Frame 1 (no input): blank canvas, image omitted
Frame 60 (the mouse pressed at the canvas centre just before this capture): blank canvas, image omitted
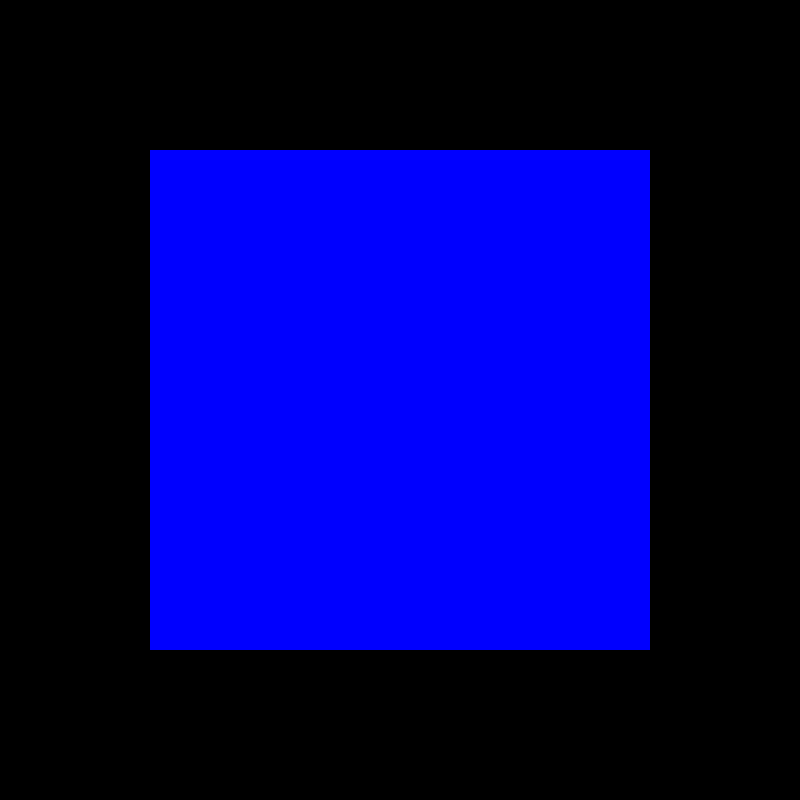
Frame 120 (the mouse held since frame 60 and released just before this capture)

The Processing sketch whose frames 1 and 60 were blank and that drew this single picture after the mouse press (run headless with seeded random() and noise(); from frame 60 on, the mouse is pressed at the canvas centre):

// Processing sketch: code_05_03
// ── code_05_03.pde
void setup(){
size(800, 800);
noStroke();
rectMode(CENTER);
}

void draw(){
  background(0);
  if(mouseX > 100){
    if(mouseX < 300){
      fill(255, 0, 0);
      ellipse(width/2, height/2, 500, 500);
      }else{
      fill(0, 0, 255);
      rect(width/2, height/2, 500, 500);
    }
  }
}
